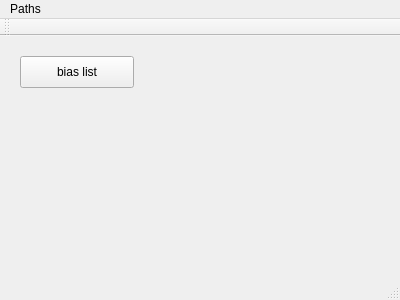
<?xml version="1.0" encoding="UTF-8"?>
<ui version="4.0">
 <class>MainWindow</class>
 <widget class="QMainWindow" name="MainWindow">
  <property name="geometry">
   <rect>
    <x>0</x>
    <y>0</y>
    <width>400</width>
    <height>300</height>
   </rect>
  </property>
  <property name="windowTitle">
   <string>MainWindow</string>
  </property>
  <widget class="QWidget" name="centralWidget">
   <widget class="QPushButton" name="biaslist">
    <property name="geometry">
     <rect>
      <x>20</x>
      <y>20</y>
      <width>114</width>
      <height>32</height>
     </rect>
    </property>
    <property name="text">
     <string>bias list</string>
    </property>
   </widget>
  </widget>
  <widget class="QMenuBar" name="menuBar">
   <property name="geometry">
    <rect>
     <x>0</x>
     <y>0</y>
     <width>400</width>
     <height>22</height>
    </rect>
   </property>
   <widget class="QMenu" name="menuPaths">
    <property name="title">
     <string>Paths</string>
    </property>
    <addaction name="action_set_paths"/>
    <addaction name="actionCalibration_directory"/>
    <addaction name="actionPhotometry_directory"/>
    <addaction name="actionFourier_directory"/>
   </widget>
   <addaction name="menuPaths"/>
  </widget>
  <widget class="QToolBar" name="mainToolBar">
   <attribute name="toolBarArea">
    <enum>TopToolBarArea</enum>
   </attribute>
   <attribute name="toolBarBreak">
    <bool>false</bool>
   </attribute>
  </widget>
  <widget class="QStatusBar" name="statusBar"/>
  <action name="action_set_paths">
   <property name="text">
    <string>Set Paths</string>
   </property>
  </action>
  <action name="actionCalibration_directory">
   <property name="text">
    <string>Calibration directory</string>
   </property>
  </action>
  <action name="actionPhotometry_directory">
   <property name="text">
    <string>Photometry directory</string>
   </property>
  </action>
  <action name="actionFourier_directory">
   <property name="text">
    <string>Fourier directory</string>
   </property>
  </action>
 </widget>
 <layoutdefault spacing="6" margin="11"/>
 <resources/>
 <connections/>
</ui>
